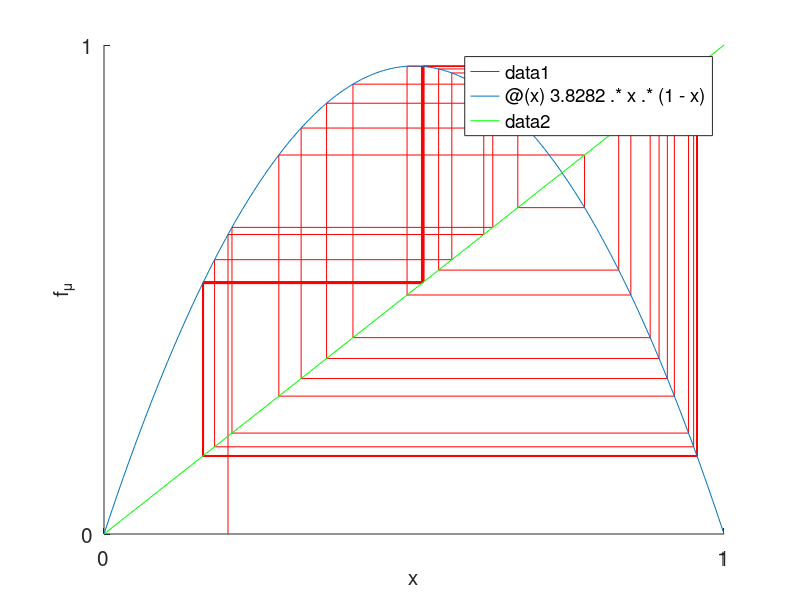

Reproduce this figure in MATLAB.
% Program_03b - Graphical Iteration of the Logistic Map.
% Chapter 3 - Nonlinear Discrete Dynamical Systems.
% Copyright Springer 2023. Stephen Lynch.

clear;
figure;
fsize=15;
nmax=100;halfm=nmax/2;
t=zeros(1,nmax);t1=zeros(1,nmax);t2=zeros(1,nmax);
t(1)=0.2;
mu=3.8282;
axis([0 1 0 1]);
for n=1:nmax
    t(n+1)=mu*t(n)*(1-t(n));
end

for n=1:halfm
    t1(2*n-1)=t(n);
    t1(2*n)=t(n);
end

t2(1)=0;t2(2)=t(2);
for n=2:halfm
    t2(2*n-1)=t(n);
    t2(2*n)=t(n+1);
end
hold on
plot(t1,t2,'r');
fplot(@(x)3.8282.*x.*(1-x),[0 1]);
x=[0 1];y=[0 1];
plot(x,y,'g');
hold off
%title('Graphical iteration for the tent map')
set(gca,'xtick',[0 1],'Fontsize',fsize)
set(gca,'ytick',[0 1],'Fontsize',fsize)
xlabel('x','Fontsize',fsize)
ylabel('f_{\mu}','Fontsize',fsize)

% End of Program 03b.
